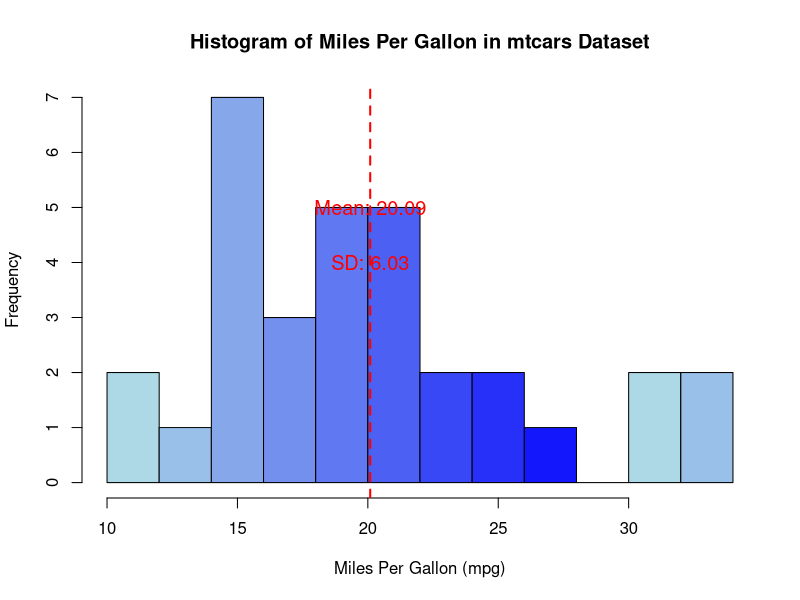

Write the R code that produced this figure.
# Load the mtcars dataset (it's built-in)
data(mtcars)

# Calculate the mean and standard deviation of mpg
mean_mpg <- mean(mtcars$mpg)
sd_mpg <- sd(mtcars$mpg)

# Open a PNG device to save the plot (optional)
png("histogram_mpg.png", width = 1920, height = 1080, res = 300)

# Create the histogram with different shades of blue
hist(mtcars$mpg, 
     breaks = 10, # Number of bins
     col = colorRampPalette(c("lightblue", "blue"))(10), 
     xlab = "Miles Per Gallon (mpg)", 
     main = "Histogram of Miles Per Gallon in mtcars Dataset")

# Add mean and standard deviation as text on the plot
text(x = mean_mpg, y = 5, 
     labels = paste("Mean:", round(mean_mpg, 2)), 
     col = "red", cex = 1.2)

text(x = mean_mpg, y = 4, 
     labels = paste("SD:", round(sd_mpg, 2)), 
     col = "red", cex = 1.2)

# Add a vertical line for the mean
abline(v = mean_mpg, col = "red", lwd = 2, lty = 2)

# Close the device (if saving to a file)
dev.off()
